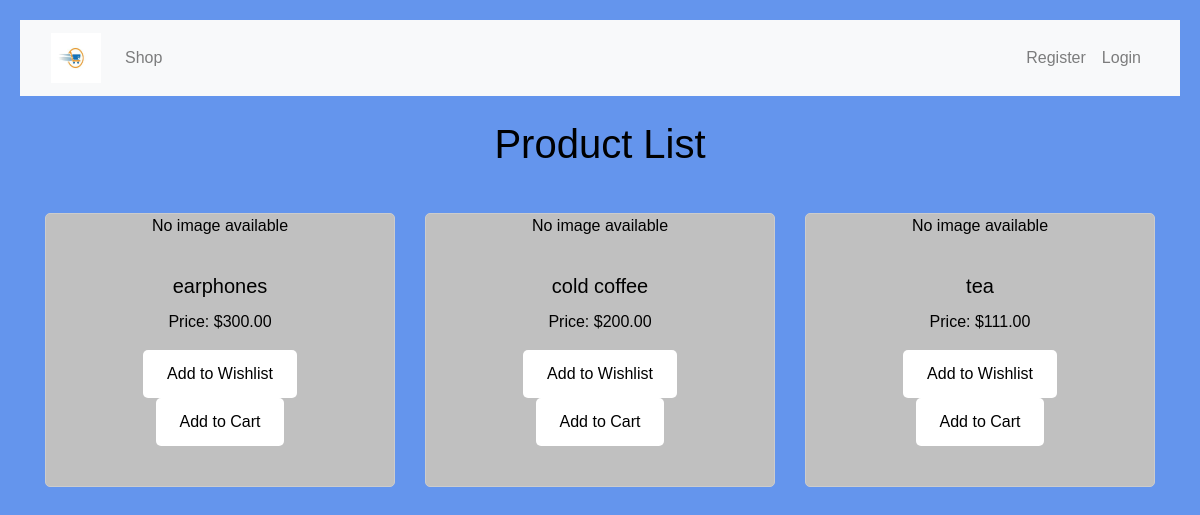
Screenshot of /user_home/ with the database file from the repository.
### project1app/models.py (models this page shows, shortened)
class Product(models.Model):
    name = models.CharField(max_length=100)
    description = models.TextField()
    price = models.DecimalField(max_digits=10, decimal_places=2)
    image = models.ImageField(upload_to='product_images/', blank=True, null=True)
    quantity = models.PositiveIntegerField(default=0)
    created_at = models.DateTimeField(default=timezone.now)
    dealer = models.ForeignKey(User, on_delete=models.CASCADE, null=True, blank=True)
    category = models.ForeignKey(Category, on_delete=models.CASCADE, null=True, blank=True)

### project1app/views.py (the view)
# urls.py: path('user_home/', views.user_home, name='user_home'),
def user_home(request):
    products = Product.objects.all()
    return render(request, 'user_home.html',{'products':products})

### project1app/templates/user_home.html (shortened to what this page needs)
{% extends 'basic.html' %}
{% block content %}
    <h1>Product List</h1>
    <div class="row mb-4">
        <div class="col-md-6">
            {% load static %}
            <link rel="stylesheet" href="https://cdnjs.cloudflare.com/ajax/libs/font-awesome/5.15.4/css/all.min.css">
        </div>
    </div>
    <div class="row">
        {% for product in products %}
            <div class="col-md-4 mb-4">
                <div class="card h-100">
                    {% if product.image %}
                        <img src="{{ product.image.url }}" alt="{{ product.name }} Image" class="card-img-top">
                    {% else %}
                        <p>No image available</p>
                    {% endif %}
                    <div class="card-body">
                        <h5 class="card-title">{{ product.name }}</h5>
                        <p class="card-text">Price: ${{ product.price }}</p>
                        <form method="post" action="{% url 'addwishlist' product.id %}">
                            <button type="submit" class="btn btn-success">Add to Wishlist</button>
                        </form>
                        <form method="post" action="{% url 'addcart' product.id %}">
                            <button type="submit">Add to Cart</button>
                        </form>
                    </div>
                </div>
            </div>
        {% empty %}
            <div class="col-md-12">
                <p>No products found.</p>
            </div>
        {% endfor %}
    </div>
{% endblock %}

### project1app/static/css/style.css (style rules this page uses)
body { font-family: Arial, sans-serif; padding: 20px; color: black; background-color: cornflowerblue; text-align: center; margin: 0; min-height: 100vh; }
h1, h2 { margin-bottom: 20px; }
button, input[type="submit"], input[type="button"], .btn { padding: 12px 24px; font-size: 16px; border-radius: 5px; cursor: pointer; transition: background-color 0.3s ease; box-sizing: border-box; background-color: white; color: black; border: none; }
.card { border: 1px solid #ccc; border-radius: 5px; overflow: hidden; background-color: silver; color: black; margin-bottom: 20px; }

### rows the page displays
Product: image "No image available", name "earphones", price "300.00"
Product: image "No image available", name "cold coffee", price "200.00"
Product: image "No image available", name "tea", price "111.00"
